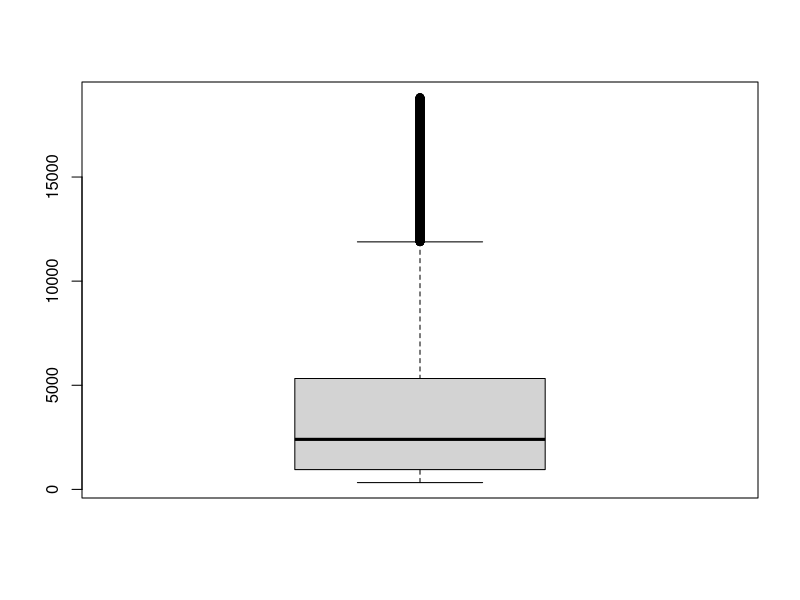
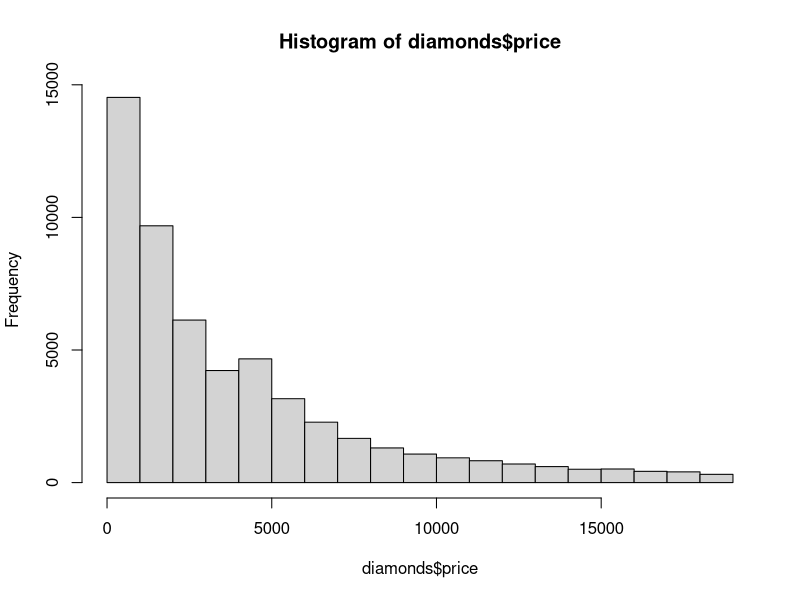
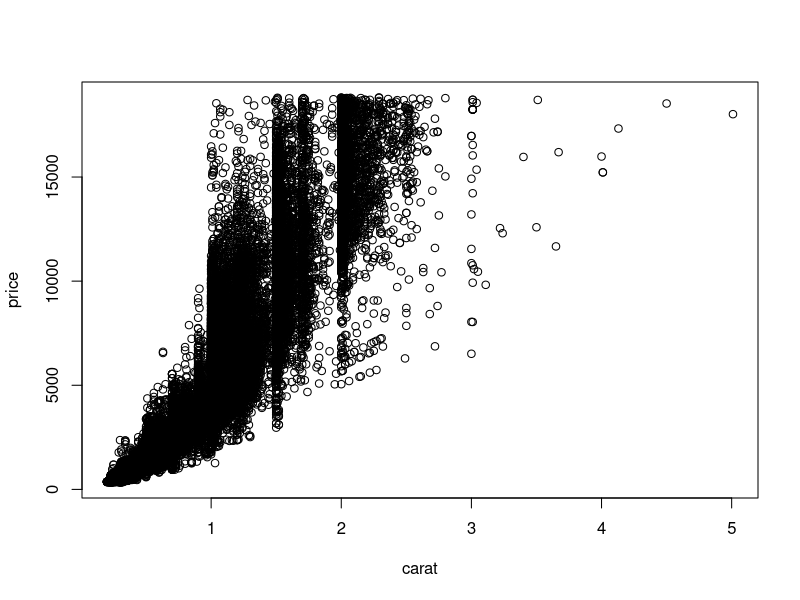
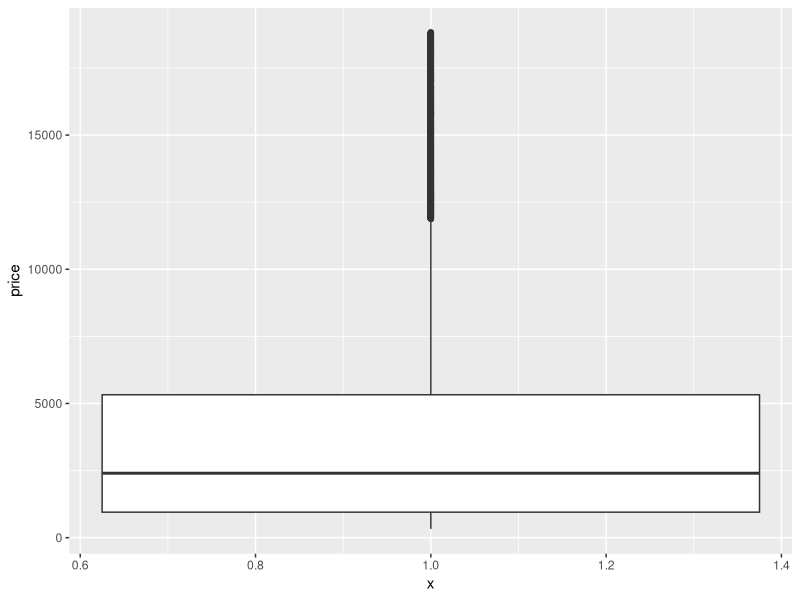
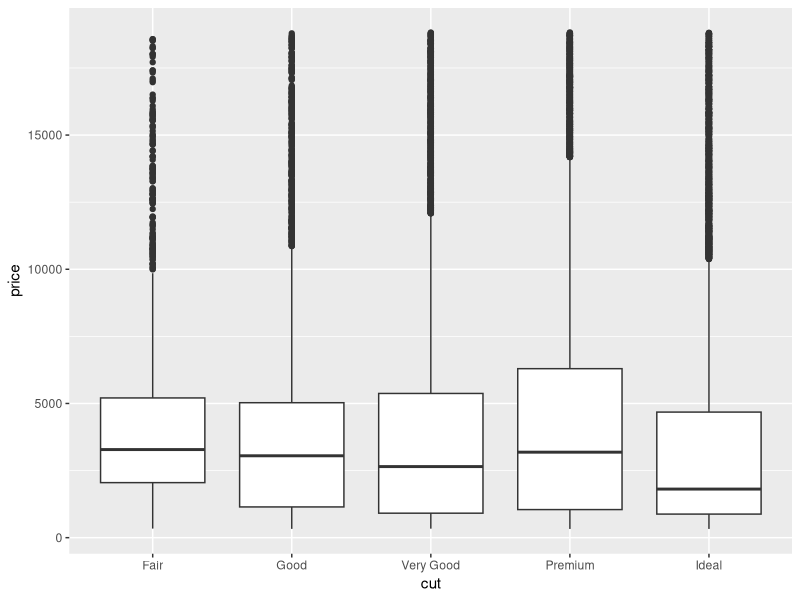
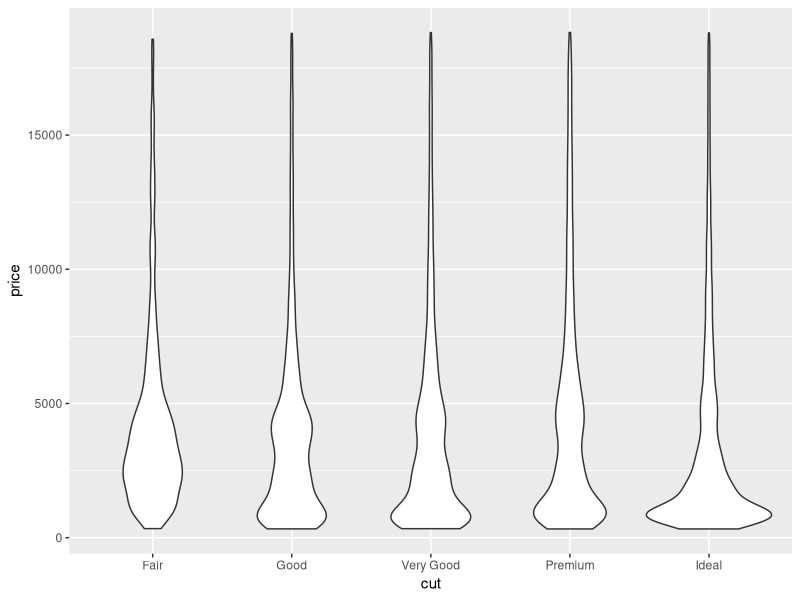
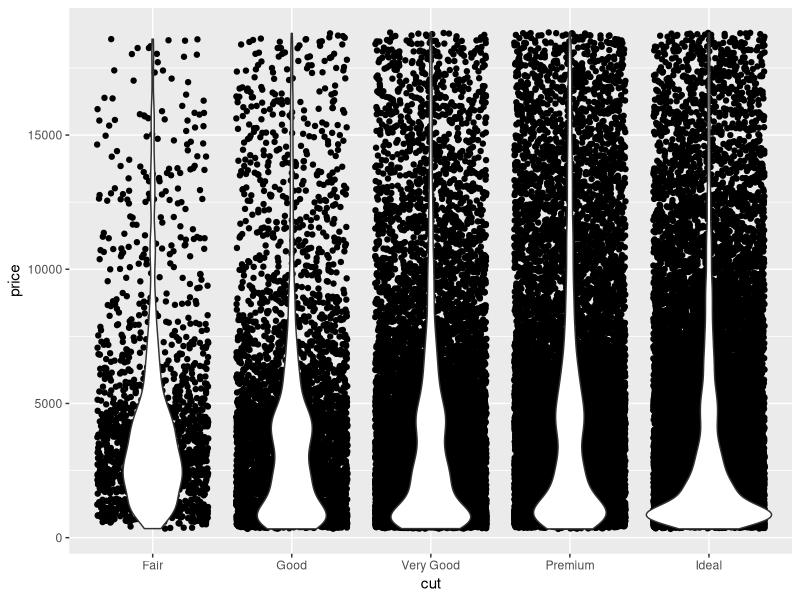
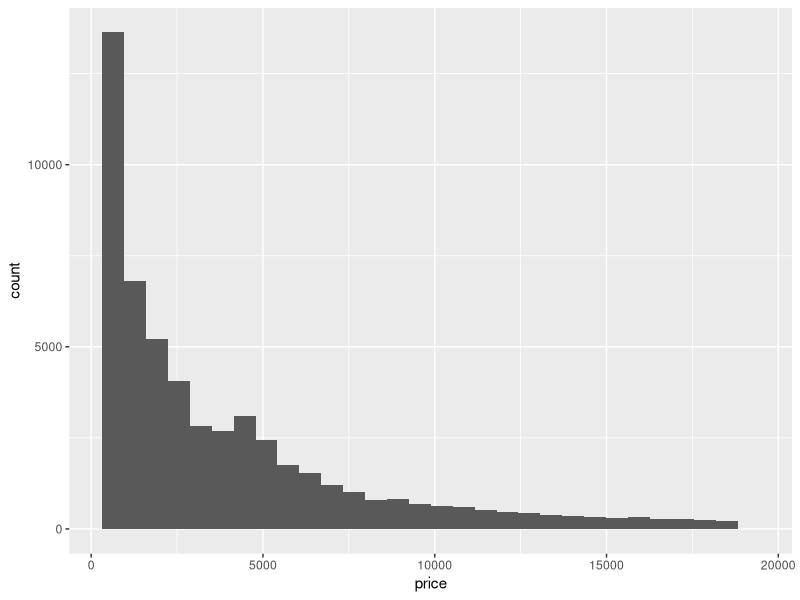

The R script that drew these images, in order:
require(ggplot2)
head(diamonds)
boxplot(diamonds$price)
hist(diamonds$price)
plot(price ~ carat, data=diamonds)

ggplot(diamonds, aes(x=1, y=price)) + geom_boxplot()
ggplot(diamonds, aes(x=cut, y=price)) + geom_boxplot()
ggplot(diamonds, aes(x=cut, y=price)) + geom_violin()
ggplot(diamonds, aes(x=cut, y=price)) + geom_jitter() + geom_violin()

ggplot(diamonds, aes(x=price)) + geom_histogram()
ggplot(diamonds, aes(x=price)) + geom_histogram(binwidth=50)
?"~"

ggplot(diamonds, aes(x=price)) + geom_histogram() + facet_wrap(~cut)
ggplot(diamonds, aes(x=price)) + geom_histogram(aes(fill=cut))

g <- ggplot(diamonds, aes(x=carat, y=price))
g + geom_point() 
g + geom_point() + facet_wrap(~cut)
g + geom_point(aes(color=cut)) 
g + geom_point(aes(color=table)) + scale_color_continuous(low="blue", high="red")
g + geom_point() + facet_grid(color~clarity)
g + geom_point(aes(color=cut)) + facet_grid(color~clarity)
g + geom_line(aes(color=cut))

require(ggthemes)
g2 <- g + geom_point(aes(color=cut))
g2 + theme_economist() + scale_color_economist()
g2 + theme_economist() + scale_color_solarized()